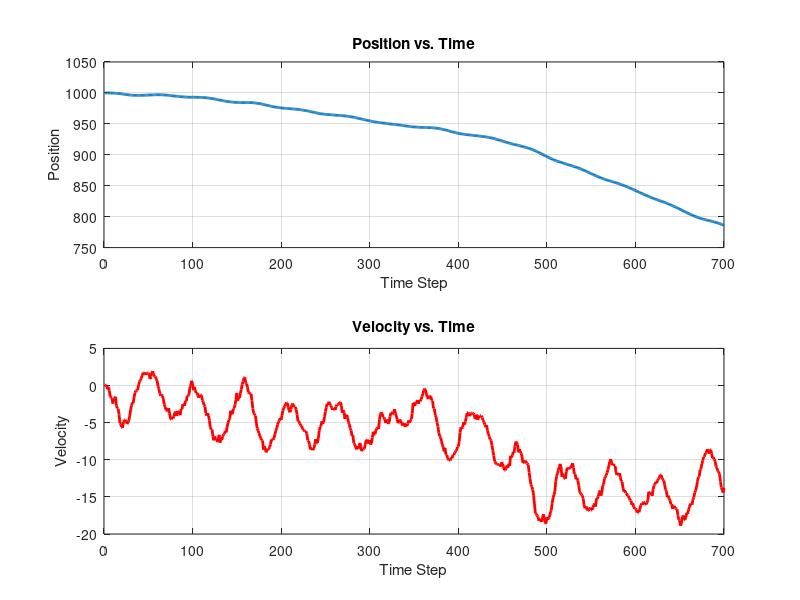

Reproduce this figure in MATLAB.
% real system


% Initial conditions
position = 1000; 
velocity = 0; 
std = [1, 2]; % gaussian noise stds for (position, velocity)

t = 0; 
dt = 0.04; % time-track 
num_steps = 700; % Define the number of simulation steps
 


% Storage for plotting
positions = zeros(num_steps, 1);
velocities = zeros(num_steps, 1);
time = 1:num_steps;


% Create single particle
p = [position, velocity]; 

for j = 1:num_steps

    % with noise at base level
    noise_a = randn * 10;
    a = -9*sin(3*t); 
    a = a + noise_a; 

    % propogate model
    A = [1, dt; 0, 1];       % A
    B = [dt^2 / 2, dt];             % control input
    % process_noise = std .* randn(2, 1); 

    % Update state
    p = (A * p')' + B * a;
    
    % Store values for plotting
    positions(j) = p(1); % x
    velocities(j) = p(2); % v

    t = t + dt; 
end


% Save for output 
save('positions.mat', 'positions'); 
save('velocities.mat', "velocities")

% Plot results
figure;

subplot(2,1,1); % First subplot: Position over time
plot(time, positions, '-', 'LineWidth', 2);
xlabel('Time Step');
ylabel('Position');
title('Position vs. Time');
grid on;

subplot(2,1,2); % Second subplot: Velocity over time
plot(time, velocities, '-', 'LineWidth', 2, 'Color', 'r');
xlabel('Time Step');
ylabel('Velocity');
title('Velocity vs. Time');
grid on;